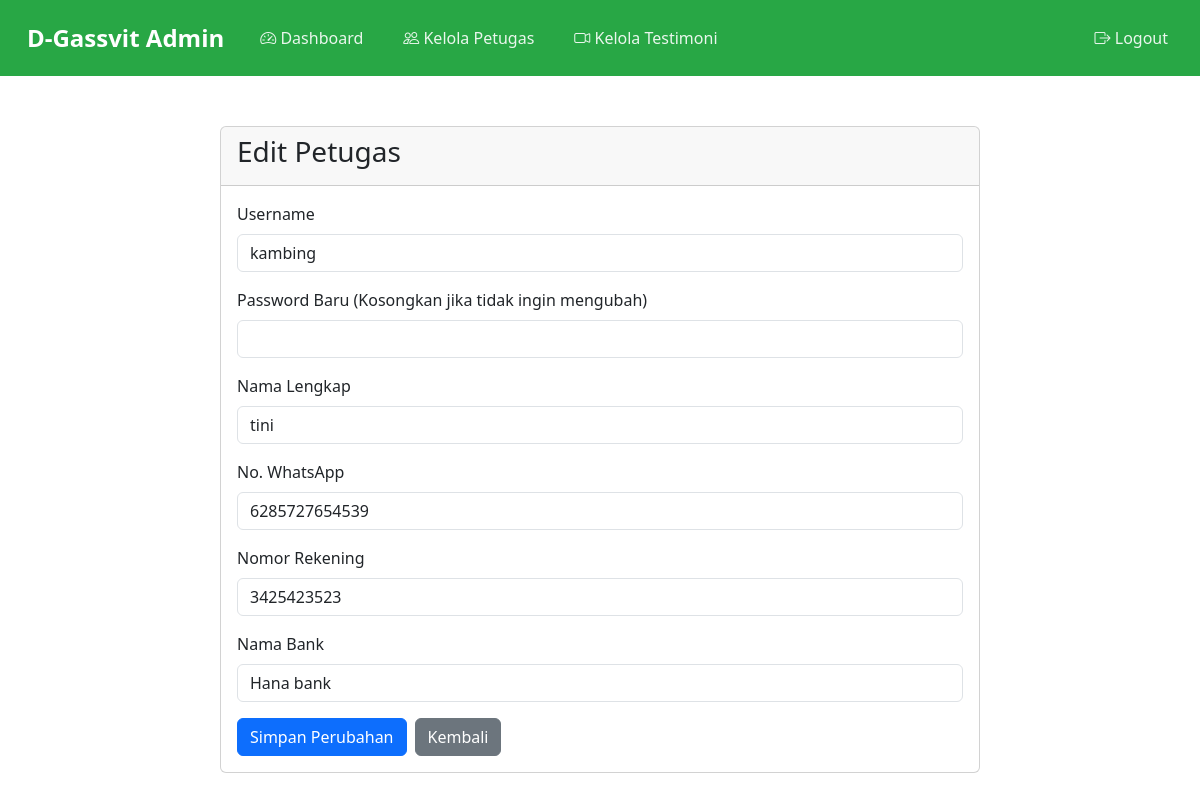
/admin/edit_petugas.php?id=25 (signed in), run on the app's committed database.
### tables this page shows
CREATE TABLE `petugas` (
  `id` int(11) NOT NULL,
  `username` varchar(50) NOT NULL,
  `password` varchar(255) NOT NULL,
  `nama_lengkap` varchar(100) NOT NULL,
  `no_wa` varchar(20) NOT NULL,
  `no_rekening` varchar(50) DEFAULT NULL,
  `nama_bank` varchar(50) DEFAULT NULL,
  `link_page` varchar(100) NOT NULL,
  `created_at` timestamp NOT NULL DEFAULT current_timestamp()
);

### admin/edit_petugas.php (the view, shortened to what this page needs)
<?php
require_once('../config.php');
if(isset($_GET['id'])) {
    $id = (int)$_GET['id'];
    $stmt = $conn->prepare("SELECT id, username, nama_lengkap, no_wa, no_rekening, nama_bank FROM petugas WHERE id = ?");
    $stmt->bind_param("i", $id);
    $stmt->execute();
    $result = $stmt->get_result();
    $petugas = $result->fetch_assoc();
} else {
    die("ID tidak valid");
}
?>
<!DOCTYPE html>
<html lang="id">
<head>
    <link href="https://cdn.jsdelivr.net/npm/bootstrap@5.3.0/dist/css/bootstrap.min.css" rel="stylesheet">
    <link href="https://cdn.jsdelivr.net/npm/bootstrap-icons@1.7.2/font/bootstrap-icons.css" rel="stylesheet">
</head>
<body>
    <?php require_once('navbar.php'); ?>
    <div class="dashboard-container">
        <div class="card">
            <div class="card-header">
                <h3>Edit Petugas</h3>
            </div>
            <div class="card-body">
                <form id="editForm">
                    <div class="mb-3">
                        <label class="form-label">Username</label>
                        <input type="text" class="form-control" name="username" value="<?= htmlspecialchars($petugas['username']) ?>" required>
                    </div>
                    <div class="mb-3">
                        <label class="form-label">Password Baru (Kosongkan jika tidak ingin mengubah)</label>
                        <input type="password" class="form-control" name="password">
                    </div>
                    <div class="mb-3">
                        <label class="form-label">Nama Lengkap</label>
                        <input type="text" class="form-control" name="nama_lengkap" value="<?= htmlspecialchars($petugas['nama_lengkap']) ?>" required>
                    </div>
                    <div class="mb-3">
                        <label class="form-label">No. WhatsApp</label>
                        <input type="text" class="form-control" name="no_wa" value="<?= htmlspecialchars($petugas['no_wa']) ?>" required>
                    </div>
                    <div class="mb-3">
                        <label class="form-label">Nomor Rekening</label>
                        <input type="text" class="form-control" name="no_rekening" value="<?= htmlspecialchars($petugas['no_rekening']) ?>" required>
                    </div>
                    <div class="mb-3">
                        <label class="form-label">Nama Bank</label>
                        <input type="text" class="form-control" name="nama_bank" value="<?= htmlspecialchars($petugas['nama_bank']) ?>" required>
                    </div>
                    <div class="d-flex gap-2">
                        <button type="button" class="btn btn-primary" onclick="updatePetugas()">Simpan Perubahan</button>
                        <a href="manage_petugas.php" class="btn btn-secondary">Kembali</a>
                    </div>
                </form>
            </div>
        </div>
    </div>
</body>
</html>

### admin/edit_petugas.php (style rules this page uses)
.dashboard-container { padding: 20px; max-width: 800px; margin: 0 auto; }

### data on the page
petugas: username "kambing", nama_lengkap "tini", no_wa "6285727654539", no_rekening "3425423523", nama_bank "Hana bank"
